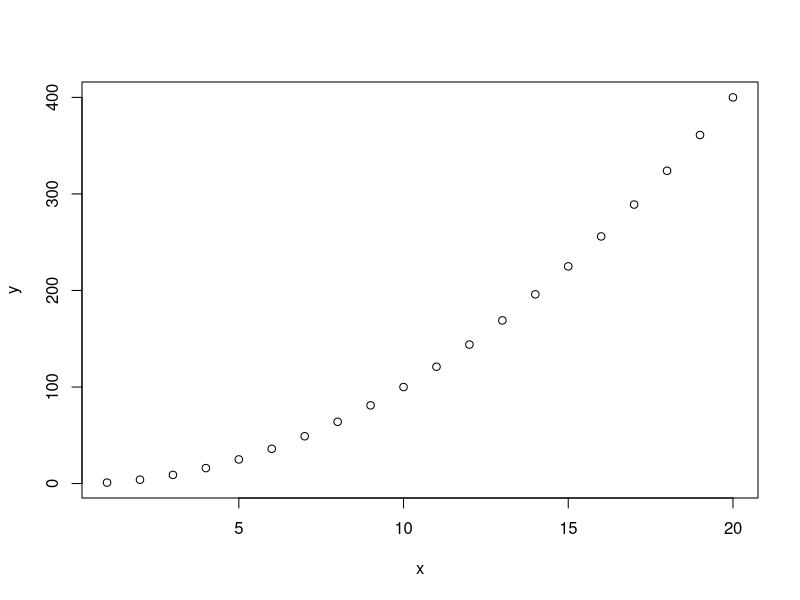

The R source for this figure:
# simple assignment
x <- 1
msg <- "hello"

# print
print(x)

# traditional assignment
x = 1:20                                #range
y = x*x                                 #another range
# plot
plot(x,y)
